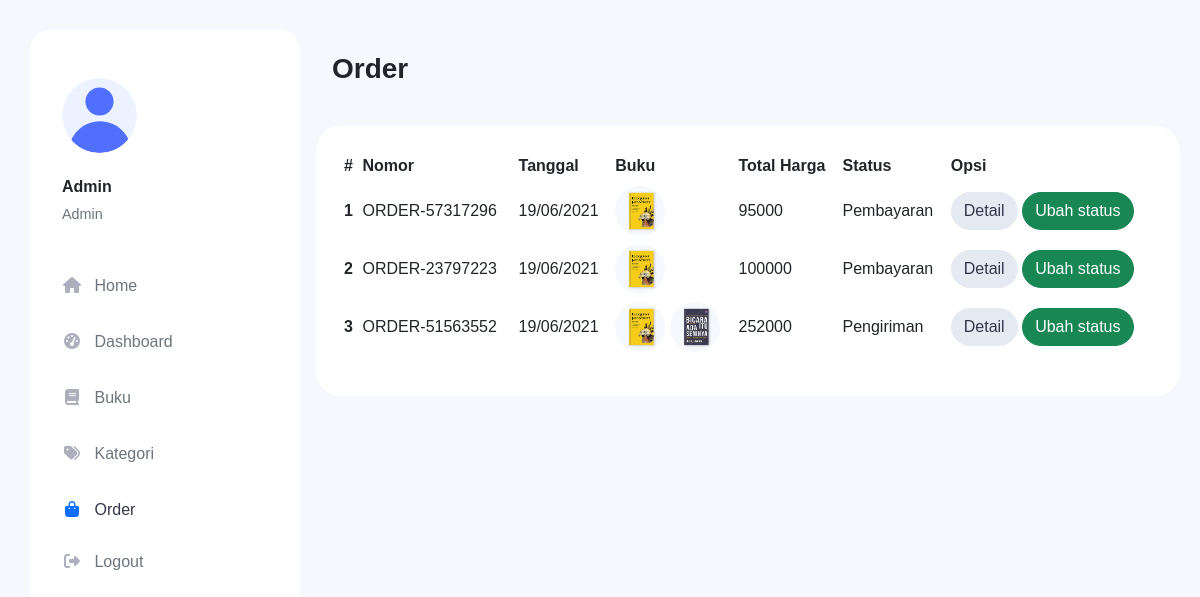
The app's page /admin/orders.php (signed in) with its own data.
### tables this page shows
CREATE TABLE IF NOT EXISTS `users` (
  `id` int(11) NOT NULL AUTO_INCREMENT,
  `name` varchar(256) NOT NULL,
  `email` varchar(256) NOT NULL,
  `password` varchar(256) NOT NULL,
  `role` enum('Admin','User') NOT NULL DEFAULT 'User',
  `avatar` varchar(256) DEFAULT NULL,
  PRIMARY KEY (`id`)
);

CREATE TABLE IF NOT EXISTS `orders` (
  `id` int(11) NOT NULL AUTO_INCREMENT,
  `user_id` int(11) NOT NULL DEFAULT '0',
  `order_number` varchar(50) NOT NULL DEFAULT '0',
  `address` text NOT NULL,
  `message` varchar(255) DEFAULT '0',
  `courier` varchar(255) NOT NULL DEFAULT '0',
  `total_price` int(11) NOT NULL DEFAULT '0',
  `status` enum('Payment','Delivery','Received') NOT NULL DEFAULT 'Payment',
  `created_at` timestamp NULL DEFAULT CURRENT_TIMESTAMP,
  PRIMARY KEY (`id`),
  UNIQUE KEY `order_number` (`order_number`),
  KEY `FK_orders_users` (`user_id`),
  CONSTRAINT `FK_orders_users` FOREIGN KEY (`user_id`) REFERENCES `users` (`id`) ON DELETE CASCADE ON UPDATE CASCADE
);

CREATE TABLE IF NOT EXISTS `book_order` (
  `id` int(11) NOT NULL AUTO_INCREMENT,
  `order_id` int(11) NOT NULL,
  `book_id` int(11) NOT NULL,
  `amount` int(11) NOT NULL,
  PRIMARY KEY (`id`),
  KEY `FK_book_order_orders` (`order_id`),
  KEY `FK_book_order_books` (`book_id`),
  CONSTRAINT `FK_book_order_books` FOREIGN KEY (`book_id`) REFERENCES `books` (`id`) ON DELETE CASCADE ON UPDATE CASCADE,
  CONSTRAINT `FK_book_order_orders` FOREIGN KEY (`order_id`) REFERENCES `orders` (`id`) ON DELETE CASCADE ON UPDATE CASCADE
);

CREATE TABLE IF NOT EXISTS `books` (
  `id` int(11) NOT NULL AUTO_INCREMENT,
  `title` varchar(256) NOT NULL DEFAULT '0',
  `slug` varchar(256) NOT NULL DEFAULT '0',
  `description` text NOT NULL,
  `writer` varchar(256) NOT NULL DEFAULT '',
  `publisher` varchar(256) NOT NULL DEFAULT '',
  `year` int(11) NOT NULL DEFAULT '0',
  `price` int(11) NOT NULL DEFAULT '0',
  `stock` int(11) NOT NULL DEFAULT '0',
  `category_id` int(11) DEFAULT '0',
  `thumbnail` varchar(256) DEFAULT NULL,
  PRIMARY KEY (`id`),
  KEY `FK_books_categories` (`category_id`),
  CONSTRAINT `FK_books_categories` FOREIGN KEY (`category_id`) REFERENCES `categories` (`id`) ON DELETE SET NULL ON UPDATE CASCADE
);

### functions.php (called while the page is built, shortened)
<?php
function base_url($url = '')
{
    $host = $_SERVER['HTTP_HOST'];
    $path = rtrim(dirname($_SERVER['PHP_SELF']), '/\\');
    $folder = explode('/', $path);
    $baseurl = "http://" . $host . '/' . $folder[1] . "/";
    if ($url != '') {
        $baseurl .= $url;
    }
    return $baseurl;
}

### admin/orders.php (the view, shortened to what this page needs)
<?php
$active_page = "orders";
require_once "layouts/header.php";
$orders = mysqli_fetch_all(mysqli_query($conn, "SELECT * FROM orders"), MYSQLI_ASSOC);
?>
<div class="p-3 mb-3">
    <div>
        <h3 style="font-weight: bold;">Order</h3>
    </div>
</div>
<div class="card p-4">
    <table class="table table-sm table-borderless align-middle">
        <thead>
            <tr>
                <th scope="col">#</th>
                <th scope="col">Nomor</th>
                <th scope="col">Tanggal</th>
                <th scope="col">Buku</th>
                <th scope="col">Total Harga</th>
                <th scope="col">Status</th>
                <th scope="col">Opsi</th>
            </tr>
        </thead>
        <tbody>
            <?php foreach ($orders as $key => $order) : ?>
                <tr class="align-middle">
                    <th scope="row"><?= $key + 1 ?></th>
                    <td><?= $order['order_number'] ?></td>
                    <td><?= date('d/m/Y', strtotime($order['created_at'])) ?></td>
                    <td>
                        <?php $orderId = $order['id'] ?>
                        <?php $bookOrder = mysqli_fetch_all(mysqli_query($conn, "SELECT * FROM book_order LEFT JOIN books ON book_order.book_id = books.id WHERE order_id = '$orderId'"), MYSQLI_ASSOC); ?>
                        <?php foreach ($bookOrder as $book) : ?>
                            <a href="product.php?p=<?= $book['slug'] ?>"><img src="<?= base_url('img/books/') . $book['thumbnail'] ?>" class="rounded-circle" style="width: 50px; height: 50px; object-fit: cover;" alt=""></a>
                        <?php endforeach ?>
                    </td>
                    <td><?= $order['total_price'] ?></td>
                    <td>
                        <?php
                        switch ($order['status']) {
                            case 'Payment':
                                echo 'Pembayaran';
                                break;
                            case 'Delivery':
                                echo 'Pengiriman';
                                break;
                        }
                        ?>
                    </td>
                    <td>
                        <a href="order-detail.php?order=<?= $order['order_number'] ?>" class="btn btn-light rounded-pill">Detail</a>
                        <button type="button" class="btn btn-success rounded-pill" data-bs-toggle="modal" data-bs-target="#statusOrder<?= $order['id'] ?>">
                            Ubah status
                        </button>
                    </td>
                </tr>
            <?php endforeach; ?>
        </tbody>
    </table>
</div>
<?php require_once "layouts/footer.php" ?>

### admin/layouts/header.php (shortened to what this page needs)
<?php
require_once "../functions.php";
$userId = $_SESSION['user']['id'];
$user = mysqli_fetch_assoc(mysqli_query($conn, "SELECT * FROM `users` WHERE `id` = '$userId'"));
?>
<!doctype html>
<html lang="en">
<head>
    <link href="../css/bootstrap.min.css" rel="stylesheet">
</head>
<body>
    <div class="row">
        <div class="col-md-3 col-sm-0" id="sidebar-wrapper">
            <div class="px-3 py-5" id="sidebar">
                <div class="px-3 pb-3">
                    <img src="<?= base_url('img/avatar/default-avatar.svg') ?>" style="max-width: 75px; max-height:75px; border-radius: 100%;" alt="">
                    <h6 style="font-weight: bold;" class="text-dark mt-4"><?= $user['name'] ?></h6>
                    <p class="text-secondary" style="font-size: 0.9em;"><?= $user['role'] ?></p>
                </div>
                <ul class="nav flex-column">
                    <li class="nav-item"><a href="<?= base_url() ?>" class="nav-link my-2 py-2"><i class="fas fa-fw fa-home me-2"></i> <span>Home</span></a></li>
                    <li class="nav-item">
                        <a href="index.php" class="nav-link my-2 py-2<?= ($active_page == '' ? ' active' : ''); ?>"><i class="fas fa-fw fa-tachometer-alt me-2"></i> <span>Dashboard</span></a>
                    </li>
                    <li class="nav-item"><a href="books.php" class="nav-link my-2 py-2<?= ($active_page == 'books' ? ' active' : ''); ?>"><i class="fas fa-fw fa-book me-2"></i> <span>Buku</span></a></li>
                    <li class="nav-item"><a href="categories.php" class="nav-link my-2 py-2<?= ($active_page == 'categories' ? ' active' : ''); ?>"><i class="fas fa-fw fa-tags me-2"></i> <span>Kategori</span></a></li>
                    <li class="nav-item"><a href="orders.php" class="nav-link my-2 py-2<?= ($active_page == 'orders' ? ' active' : ''); ?>"><i class="fas fa-fw fa-shopping-bag me-2"></i> <span>Order</span></a></li>
                    <li class="nav-item"><a type="button" data-bs-toggle="modal" data-bs-target="#logoutModal" class="nav-link my-1 py-2"><i class="fas fa-fw fa-sign-out-alt me-2"></i> <span>Logout</span></a></li>
                </ul>
            </div>
        </div>
        <div class="col-sm-12 col-md-9 mt-3" id="content-wrapper">

### admin/layouts/header.php (style rules this page uses)
* { font-family: Poppins, sans-serif; }
body { background: url("../img/bg.png"), #F6F8FD; background-repeat: repeat; background-size: 35px; padding: 20px; }
.btn-light { background-color: #E5E9F2; border-color: #E5E9F2; color: #34364A; }
#sidebar { background-color: #ffffff; border-radius: 20px; position: fixed; top: 30px; bottom: 30px; left: 30px; right: 75%; overflow-y: scroll; -webkit-transition: 0.3s ease-out; -moz-transition: 0.3s ease-out; -o-transition: 0.3s ease-out; transition: 0.3s ease-out; }
#sidebar .nav a span { color: #6C757D; }
#sidebar .nav a { color: #aeafbd; font-weight: 400; -webkit-transition: .3s ease-out; -moz-transition: .3s ease-out; -o-transition: .3s ease-out; transition: .3s ease-out; }
#sidebar .nav a.active i { border-color: #0D6EFD; }
#sidebar .nav a:hover span, #sidebar .nav a.active span { color: #34364A; }
#sidebar .nav a.active i { color: #0D6EFD; }
#content-wrapper { width: 75%; }
.card { border: none; border-radius: 25px; }

### records on screen
users: name "Admin", role "Admin"
orders: order_number "ORDER-57317296", created_at "19/06/2021", total_price "95000", status "Pembayaran"
book_order: book.thumbnail (picture)
orders: order_number "ORDER-23797223", created_at "19/06/2021", total_price "100000", status "Pembayaran"
book_order: book.thumbnail (picture)
orders: order_number "ORDER-51563552", created_at "19/06/2021", total_price "252000", status "Pengiriman"
book_order: book.thumbnail (picture)
book_order: book.thumbnail (picture)
